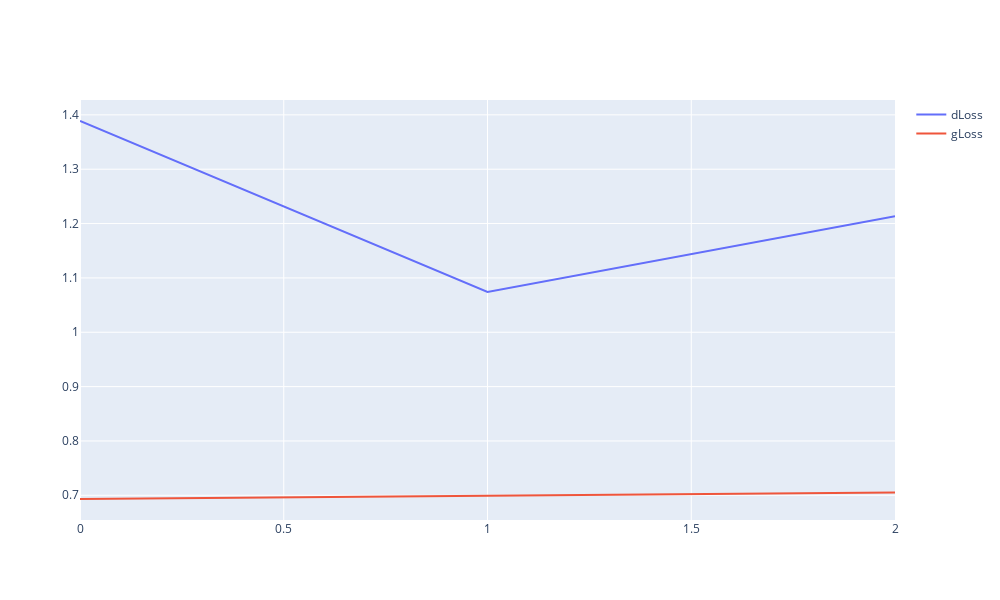
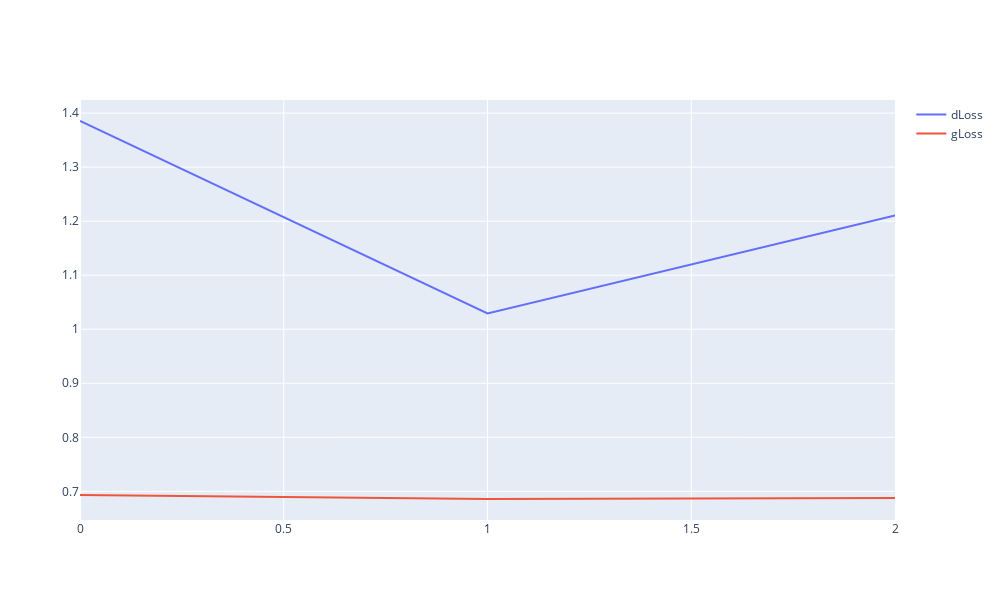

Source (notebook cell) for these figures, in order:
### Markdown cell above
### Comparing Models

### Code cell
fig1.show()
fig2.show()

### Figure 1 — Plotly figure (JSON) as saved in the notebook; plotly's stock layout.template omitted (floating-point values rounded to 4 significant figures)
{"data": [{"mode": "lines", "name": "dLoss", "showlegend": true, "type": "scatter", "y": [1.389, 1.074, 1.213]}, {"mode": "lines", "name": "gLoss", "showlegend": true, "type": "scatter", "y": [0.6932, 0.6989, 0.7052]}], "layout": {"height": 600, "width": 1000}}

### Figure 2 — Plotly figure (JSON) as saved in the notebook; plotly's stock layout.template omitted (floating-point values rounded to 4 significant figures)
{"data": [{"mode": "lines", "name": "dLoss", "showlegend": true, "type": "scatter", "y": [1.385, 1.029, 1.21]}, {"mode": "lines", "name": "gLoss", "showlegend": true, "type": "scatter", "y": [0.6931, 0.6858, 0.6878]}], "layout": {"height": 600, "width": 1000}}
